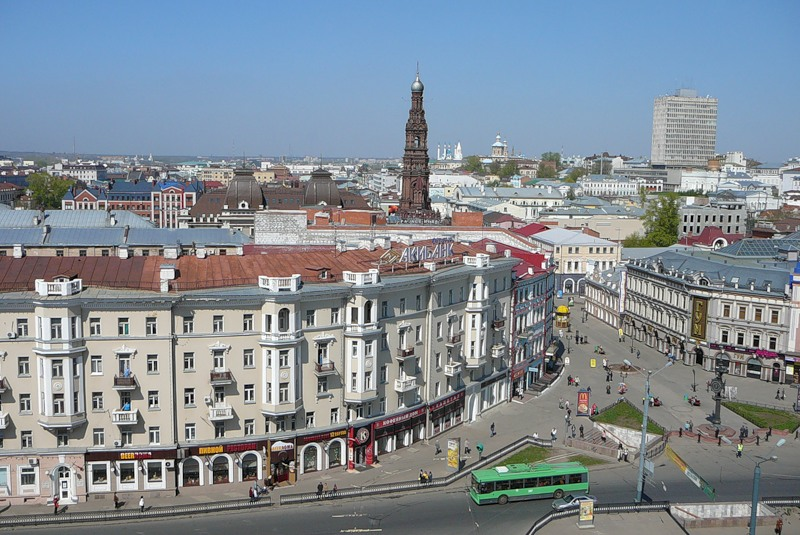
#> input picture cv/1.jpg, 800 x 535 px
$ jupyter execute 'second lab.ipynb'
#> lines starting #> are read from the running program, lines starting #| are printed output that depends on the picture
[cell 1]
import cv2
import numpy as np

def custom_average_blur(image, kernel_size):
    height, width = image.shape
    result = np.zeros((height, width), dtype=np.uint8)

    offset = kernel_size // 2
    num_pixels = kernel_size * kernel_size

    img_float = image.astype(np.float32)

    # Проходим по пикселям, оставляя границы нетронутыми
    for y in range(offset, height - offset):
        for x in range(offset, width - offset):
            window = img_float[y - offset : y + offset + 1, x - offset : x + offset + 1]

            # Среднее арифметическое яркостей по окрестности
            result[y, x] = int(np.sum(window) / num_pixels)

    return result

def on_trackbar(val):
    size = cv2.getTrackbarPos('Kernel Size', 'Averaging Filter')
    if size < 1: size = 1
    if size % 2 == 0: size += 1

    custom_blurred = custom_average_blur(original_img, size)

    cv_blurred = cv2.blur(original_img, (size, size))

    combined = np.hstack((original_img, custom_blurred, cv_blurred))
    cv2.imshow('Averaging Filter', combined)

filename = '1.jpg'
original_img = cv2.imread(filename, cv2.IMREAD_GRAYSCALE)
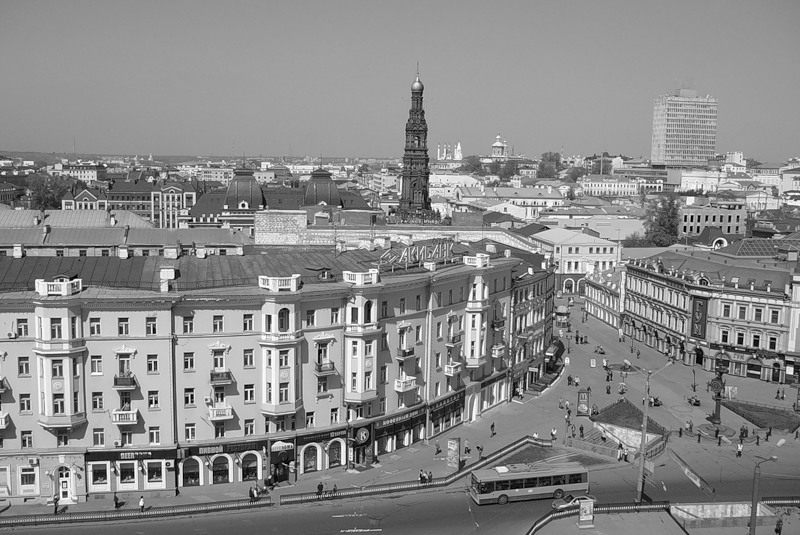
#> original_img: shape (535, 800); min 0, max 255, mean 137.9

if original_img is None:
    print(f"Ошибка: Не удалось загрузить {filename}")
else:
    cv2.namedWindow('Averaging Filter')
    cv2.createTrackbar('Kernel Size', 'Averaging Filter', 3, 21, on_trackbar)
    on_trackbar(3)
#> after the loop in custom_average_blur, `for y in range(offset, height - offset):`:
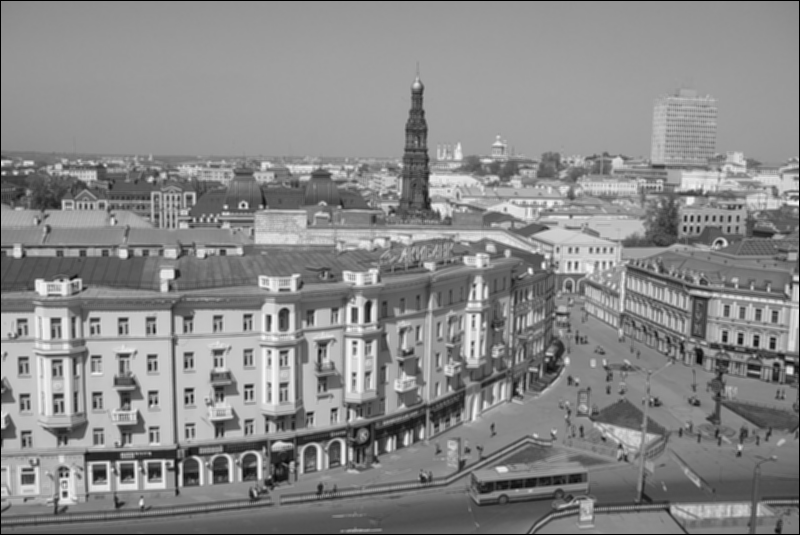
#> result: shape (535, 800); min 0, max 251, mean 136.7
#> in on_trackbar, `combined = np.hstack((original_img, custom_blurred, cv_blurred))`:
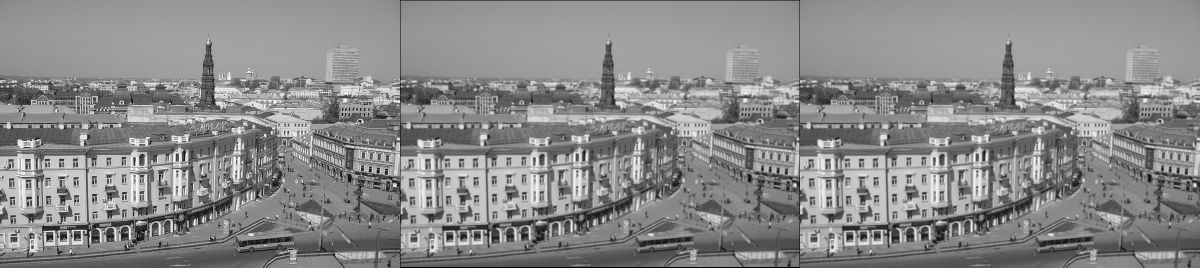
#> combined: shape (535, 2400) (shown at 1/2 size); min 0, max 255, mean 137.5

    while True:
        if cv2.waitKey(1) & 0xFF == 27: break
#> (key Esc is pressed here)
    cv2.destroyAllWindows()

$ run again, with cv/2.png saved as cv/1.jpg
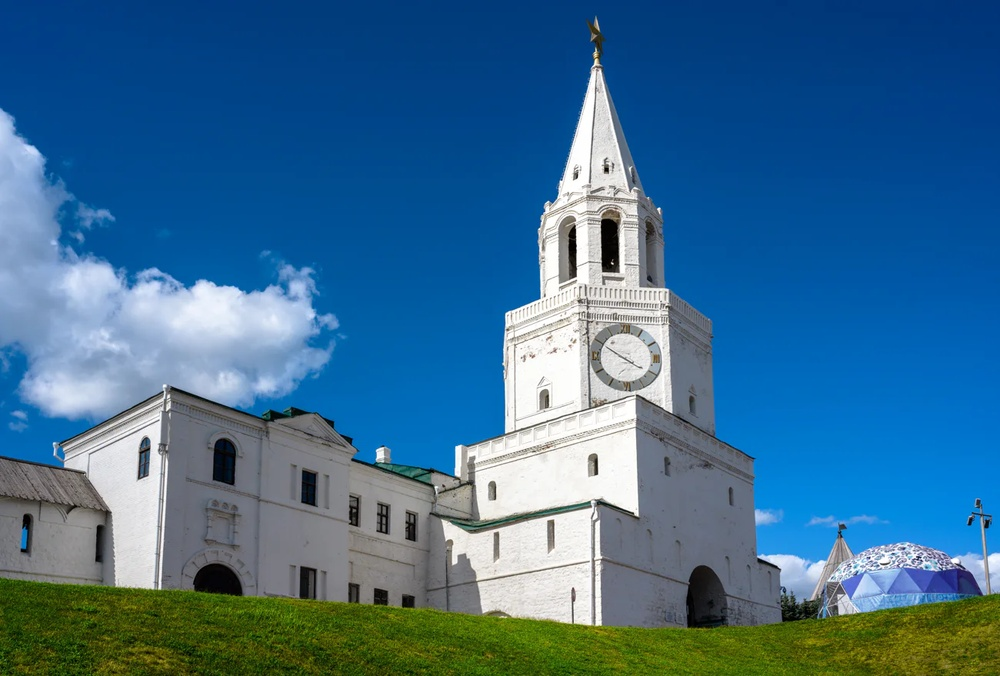
#> input picture cv/2.png, 1000 x 676 px, shrunk from 1300 x 879 before the run
#> `original_img = cv2.imread(filename, cv2.IMREAD_GRAYSCALE)`:
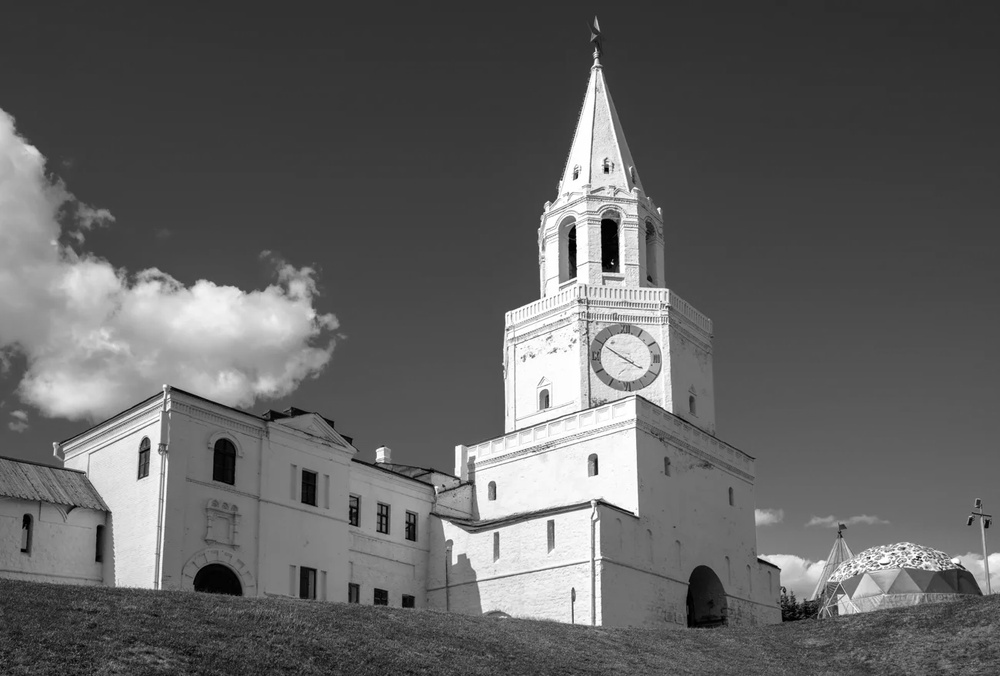
#> original_img: shape (676, 1000); min 0, max 255, mean 98
#> in on_trackbar, `combined = np.hstack((original_img, custom_blurred, cv_blurred))`:
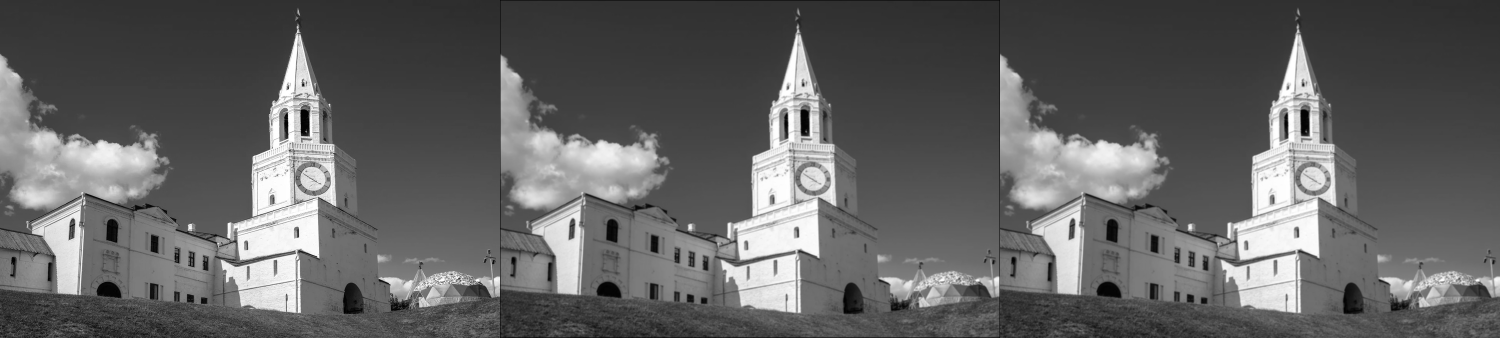
#> combined: shape (676, 3000) (shown at 1/2 size); min 0, max 255, mean 97.8
